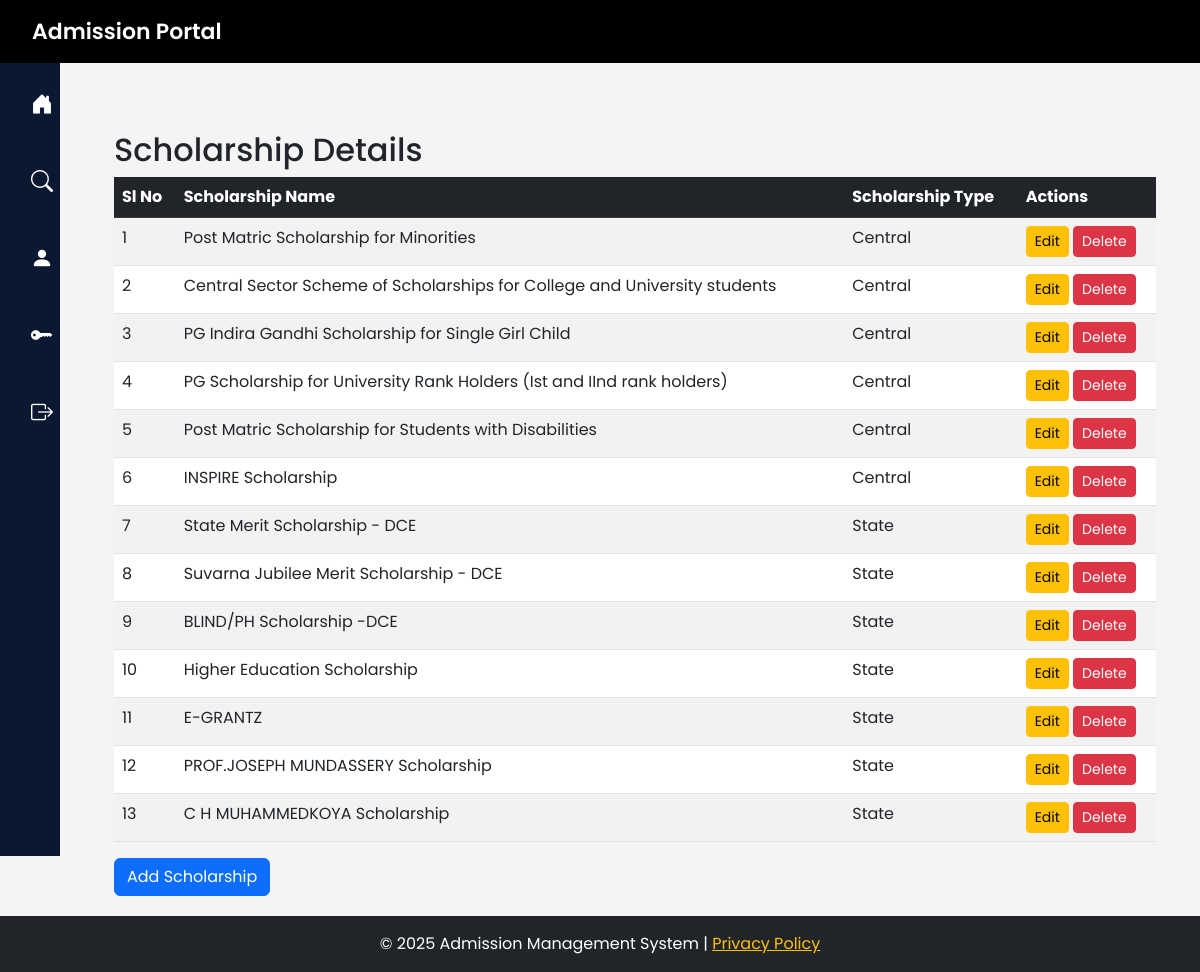
/scholarship_details/, run on the app's committed database.
### admission/models.py (models this page shows, shortened)
class Scholarship(models.Model):
    name = models.CharField(max_length=100, unique=True)  # Scholarship Name
    scholarship_type = models.ForeignKey(ScholarshipType, on_delete=models.CASCADE)

class ScholarshipType(models.Model):
    type_name = models.CharField(max_length=100, unique=True)
    def __str__(self):
        return self.type_name

### admission/views.py (the view)
# urls.py: path('scholarship_details/', views.scholarship_details, name='scholarship_details'),
def scholarship_details(request):
    scholarships = Scholarship.objects.all()
    return render(request, 'scholarship_details.html', {'scholarships': scholarships})

### admission/context_processors.py (called while the page is built)
def user_groups(request):
    is_office = request.user.groups.filter(name='office').exists()
    is_hod = request.user.groups.filter(name='hod').exists()
    is_superuser = request.user.is_superuser
    return {
        'is_office': is_office,
        'is_hod': is_hod,
        'is_superuser': is_superuser
    }

### admission/templates/scholarship_details.html
{% extends 'base.html' %}
{% block content %}
<div class="container mt-5">
    <h2>Scholarship Details</h2>
    <table class="table table-striped">
        <thead class="table-dark">
            <tr>
                <th>Sl No</th>
                <th>Scholarship Name</th>
                <th>Scholarship Type</th>
                <th>Actions</th>
            </tr>
        </thead>
        <tbody>
            {% for scholarship in scholarships %}
            <tr>
                <td>{{ forloop.counter }}</td>
                <td>{{ scholarship.name }}</td>
                <td>{{ scholarship.scholarship_type }}</td>
                <td>
                    <a href="{% url 'edit_scholarship' scholarship.id %}" class="btn btn-warning btn-sm">Edit</a>
                    <a href="{% url 'delete_scholarship' scholarship.id %}" class="btn btn-danger btn-sm">Delete</a>
                </td>
            </tr>
            {% endfor %}
        </tbody>
    </table>
    <a href="{% url 'add_scholarship' %}" class="btn btn-primary">Add Scholarship</a>
</div>
{% endblock %}

### templates/base.html (style rules this page uses)
body { font-family: 'Poppins', sans-serif; background: #f4f4f4; display: flex; min-height: 100vh; flex-direction: column; }

### data on the page
Scholarship: name "Post Matric Scholarship for Minorities", scholarship_type "Central"
Scholarship: name "Central Sector Scheme of Scholarships for College and University students", scholarship_type "Central"
Scholarship: name "PG Indira Gandhi Scholarship for Single Girl Child", scholarship_type "Central"
Scholarship: name "PG Scholarship for University Rank Holders (Ist and IInd rank holders)", scholarship_type "Central"
Scholarship: name "Post Matric Scholarship for Students with Disabilities", scholarship_type "Central"
Scholarship: name "INSPIRE Scholarship", scholarship_type "Central"
Scholarship: name "State Merit Scholarship - DCE", scholarship_type "State"
Scholarship: name "Suvarna Jubilee Merit Scholarship - DCE", scholarship_type "State"
Scholarship: name "BLIND/PH Scholarship -DCE", scholarship_type "State"
Scholarship: name "Higher Education Scholarship", scholarship_type "State"
Scholarship: name "E-GRANTZ", scholarship_type "State"
Scholarship: name "PROF.JOSEPH MUNDASSERY Scholarship", scholarship_type "State"
Scholarship: name "C H MUHAMMEDKOYA Scholarship", scholarship_type "State"
